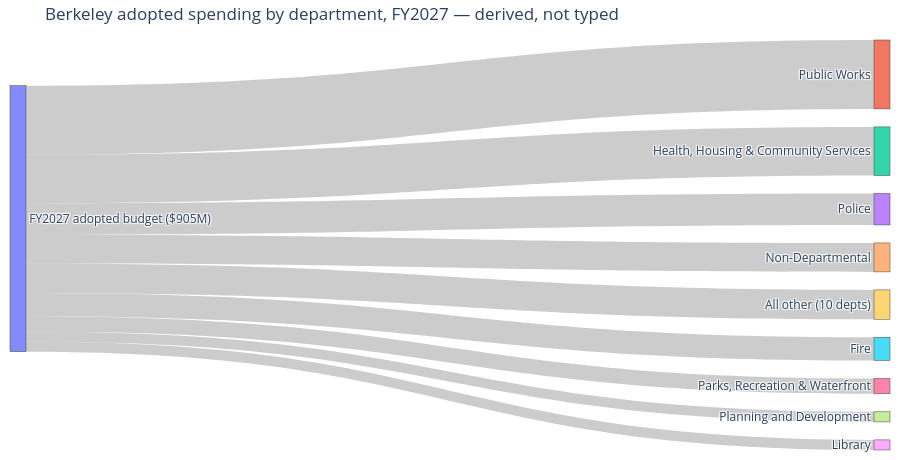

Notebook code cell kept with this figure:
### Markdown cell above
## 3. Where the money goes (FY2027, adopted plan)

📝 The spending side comes from a different document (the adopted budget)
for a different year (FY2027) — so the totals will NOT match the revenue
chart, and *that mismatch is the first exercise in honest reading*
(section 4).

### Code cell
spend = FACTS["spend_fy2027_adopted"]
spend_total = spend["total"]
dept = pd.Series(spend["by_department"]).sort_values(ascending=False)
assert abs(dept.sum() - spend_total) <= 2, "departments must sum to the adopted total (±$2 rounding)"

TOP_N = 8
top = dept.head(TOP_N)
other = dept.iloc[TOP_N:].sum()
flows = list(top.items()) + [(f"All other ({len(dept)-TOP_N} depts)", other)]

labels = [f"FY2027 adopted budget (${spend_total/1e6:,.0f}M)"] + [n for n, _ in flows]
fig = go.Figure(go.Sankey(
    node=dict(label=labels, pad=18, thickness=16),
    link=dict(source=[0]*len(flows), target=list(range(1, len(flows)+1)),
              value=[v for _, v in flows]),
))
fig.update_layout(title="Berkeley adopted spending by department, FY2027 — derived, not typed",
                  height=460, margin=dict(l=10, r=10, t=40, b=10))
fig.show()

### Figure 1 — Plotly figure (JSON) as saved in the notebook; plotly's stock layout.template omitted (floating-point values rounded to 4 significant figures)
{"data": [{"link": {"source": [0, 0, 0, 0, 0, 0, 0, 0, 0], "target": [1, 2, 3, 4, 5, 6, 7, 8, 9], "value": [234458957, 165498829, 106898286, 98535848, 79042106, 52169781, 34391855, 34365131, 99829232]}, "node": {"label": ["FY2027 adopted budget ($905M)", "Public Works", "Health, Housing & Community Services", "Police", "Non-Departmental", "Fire", "Parks, Recreation & Waterfront", "Planning and Development", "Library", "All other (10 depts)"], "pad": 18, "thickness": 16}, "type": "sankey"}], "layout": {"height": 460, "margin": {"b": 10, "l": 10, "r": 10, "t": 40}, "title": {"text": "Berkeley adopted spending by department, FY2027 — derived, not typed"}}}
